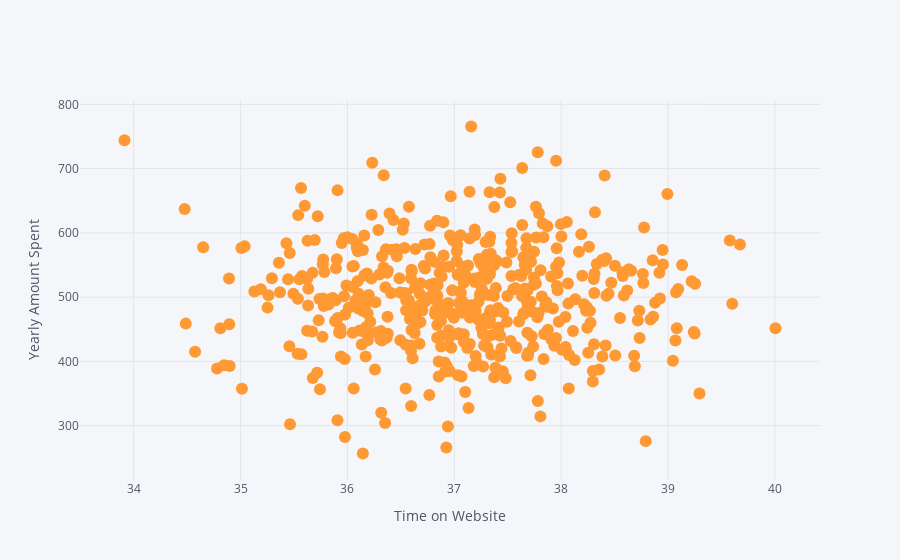

The notebook cell saved with this chart:
### Code cell
customers.iplot(kind='scatter',x='Time on Website',y='Yearly Amount Spent',mode='markers',xTitle='Time on Website',yTitle='Yearly Amount Spent')

### Figure 1 — Plotly figure (JSON) as saved in the notebook; plotly's stock layout.template omitted (floating-point values rounded to 4 significant figures; data arrays with more than 128 entries replaced by an {"elided": "..."} marker saying what was removed)
{"data": [{"line": {"color": "rgba(255, 153, 51, 1.0)", "dash": "solid", "shape": "linear", "width": 1.3}, "marker": {"size": 12, "symbol": "circle"}, "mode": "markers", "name": "Yearly Amount Spent", "text": "", "type": "scatter", "x": {"elided": "500 float values"}, "y": {"elided": "500 float values"}}], "layout": {"legend": {"bgcolor": "#F5F6F9", "font": {"color": "#4D5663"}}, "paper_bgcolor": "#F5F6F9", "plot_bgcolor": "#F5F6F9", "title": {"font": {"color": "#4D5663"}}, "xaxis": {"gridcolor": "#E1E5ED", "showgrid": true, "tickfont": {"color": "#4D5663"}, "title": {"font": {"color": "#4D5663"}, "text": "Time on Website"}, "zerolinecolor": "#E1E5ED"}, "yaxis": {"gridcolor": "#E1E5ED", "showgrid": true, "tickfont": {"color": "#4D5663"}, "title": {"font": {"color": "#4D5663"}, "text": "Yearly Amount Spent"}, "zerolinecolor": "#E1E5ED"}}}
